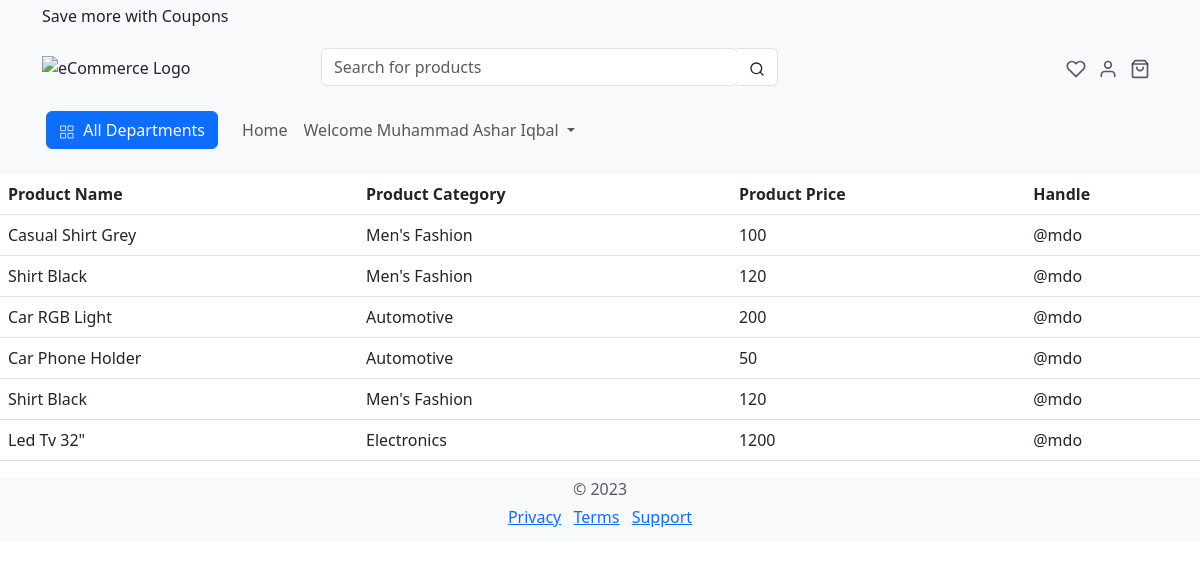
/ecom/wishlist/ (signed in), run on the app's committed database.
### ecom/models.py (models this page shows, shortened)
class Wishlist(models.Model):
    user = models.CharField(max_length=150)
    Name = models.CharField(max_length=25)
    Category= models.ForeignKey(Category, on_delete=models.CASCADE)
    Price= models.IntegerField()
    Image = models.ImageField(upload_to='ecom/images')

class Category(models.Model):
    category_name=models.CharField(max_length=25,default="")
    category_image = models.ImageField(upload_to='ecom/images',default="")
    def __str__(self):
        return self.category_name

### ecom/views.py (the view)
# urls.py: path('wishlist/', views.wishlist, name="Ecom_Wishlist"),
def wishlist(request):
    if request.user.is_authenticated:
        user = User.objects.get(id=request.user.id)
        obj = Wishlist.objects.filter(user=user.username)
        data = {'obj':obj}
        return render(request,'ecom/wishlist.html',data)
    else:
        param={}
        param={"data":'You need to be Logged in '}
        return render(request,'ecom/error.html',param)

### ecom/templates/ecom/wishlist.html
{% extends 'ecom/base.html' %}
    {% block body %}
    <table class="table  table-hover ">
        <thead>
          <tr>
            <th scope="col">Product Name</th>
            <th scope="col">Product Category</th>
            <th scope="col">Product Price</th>
            <th scope="col">Handle</th>
          </tr>
        </thead>
        <tbody>
            {% for i in obj %}
          <tr>
            <td>{{i.Name}}</td>
            <td>{{i.Category}}</td>
            <td>{{i.Price}}</td>
            <td>@mdo</td>
          </tr>
          {% endfor %}
        </tbody>
      </table>
      {% endblock %}

### ecom/templates/ecom/base.html (shortened to what this page needs)
<!doctype html>
<html lang="en">
<head>
    <link href="https://cdn.jsdelivr.net/npm/bootstrap@5.3.0-alpha1/dist/css/bootstrap.min.css" rel="stylesheet"
>
</head>
<body>
    <div class="bg-light py-1">
        <div class="container">
            <div class="row">
                <div class="col-md-6 col-12 text-center text-md-start"><span>Save more with Coupons</span>
                </div>
            </div>
        </div>
    </div>
    <div class="py-4 pt-lg-3 pb-lg-0 bg-light py-1">
        <div class="container">
            <div class="row w-100 align-items-center gx-lg-2 gx-0">
                <div class="col-xxl-2 col-lg-3">
                    <a class="navbar-brand d-none d-lg-block" href="{% url 'Ecom_Home' %}">
                        <img src="./assets/images/logo/freshcart-logo.svg" alt="eCommerce Logo">
                    </a>
                </div>
                <div class="col-xxl-6 col-lg-5 d-none d-lg-block">
                    <form action="/ecom/search/" method="get">
                        <div class="input-group ">
                            <input class="form-control rounded" name="searchbar" type="search"
                                placeholder="Search for products">
                            <span class="input-group-append">
                                <button type="submit"
                                    class="btn bg-white border border-start-0 ms-n10 rounded-0 rounded-end"
                                    type="button">
                                    <svg xmlns="http://www.w3.org/2000/svg" width="16" height="16" viewBox="0 0 24 24"
                                        fill="none" stroke="currentColor" stroke-width="2" stroke-linecap="round"
                                        stroke-linejoin="round" class="feather feather-search">
                                        <circle cx="11" cy="11" r="8"></circle>
                                        <line x1="21" y1="21" x2="16.65" y2="16.65"></line>
                                    </svg>
                                </button>
                            </span>
                        </div>
                    </form>
                </div>
                <div class="col-md-2 col-xxl-1 text-end d-none d-lg-block">
                    <div class="list-inline">
                        <div class="list-inline-item">
                            <a href="{% url 'Ecom_Wishlist' %}" class="text-muted position-relative">
                            </a>
                        </div>
                        <div class="list-inline-item">
                            {% if user.is_authenticated %}
                            <a href="{% url 'UserProfile' %}" class="text-muted">
                                <svg xmlns="http://www.w3.org/2000/svg" width="20" height="20" viewBox="0 0 24 24"
                                    fill="none" stroke="currentColor" stroke-width="2" stroke-linecap="round"
                                    stroke-linejoin="round" class="feather feather-user">
                                    <path d="M20 21v-2a4 4 0 0 0-4-4H8a4 4 0 0 0-4 4v2"></path>
                                    <circle cx="12" cy="7" r="4"></circle>
                                </svg>
                            </a>
                            {% endif %}
                        </div>
                        <div class="list-inline-item">
                            <a class="text-muted position-relative " href="{% url 'Ecom_Cart' %}" role="button"
                                aria-controls="offcanvasRight">
                            </a>
                        </div>
                    </div>
                </div>
            </div>
        </div>
    </div>
    <nav class="bg-light py-1 navbar navbar-expand-lg navbar-light navbar-default py-0 py-lg-4">
        <div class="container px-0 px-md-3">
            <div class="dropdown me-3 d-none d-lg-block">
                <button class="btn btn-primary px-6 " type="button" id="dropdownMenuButton1" data-bs-toggle="dropdown"
                    aria-expanded="false">
                    <span class="me-1">
                        </span> All Departments
                </button>
            </div>
            <div class="offcanvas offcanvas-start p-4 p-lg-0" id="navbar-default">
                <div class="d-none d-lg-block">
                    <ul class="navbar-nav align-items-center ">
                        <li class="nav-item dropdown">
                            <a class="nav-link " href="{% url 'Ecom_Home' %}" role="button" aria-expanded="false">
                                Home
                            </a>
                        <li class="nav-item dropdown">
                            <a class="nav-link dropdown-toggle"  role="button" data-bs-toggle="dropdown"
                                aria-expanded="false">
                                {% if user.is_authenticated %}
                                Welcome {{user.first_name}} {{user.last_name}}
                                {% else %}
                                Manage Account
                                {% endif %}
                            </a>
                </div>
            </div>
    </nav>
    {% block body %}
    {% endblock %}
    <footer class="text-muted text-center text-small bg-light">
        <p class="mb-1">© 2023</p>
        <ul class="list-inline">
            <li class="list-inline-item"><a href="#">Privacy</a></li>
            <li class="list-inline-item"><a href="#">Terms</a></li>
            <li class="list-inline-item"><a href="#">Support</a></li>
        </ul>
    </footer>
</body>
</html>

### ecom/templates/ecom/base.html (style rules this page uses)
footer { height: 4rem; }

### data on the page
Wishlist: Name "Casual Shirt Grey", Category "Men's Fashion", Price "100"
Wishlist: Name "Shirt Black", Category "Men's Fashion", Price "120"
Wishlist: Name "Car RGB Light", Category "Automotive", Price "200"
Wishlist: Name "Car Phone Holder", Category "Automotive", Price "50"
Wishlist: Name "Shirt Black", Category "Men's Fashion", Price "120"
Wishlist: Name "Led Tv 32\"", Category "Electronics", Price "1200"

### other printed values
{{ user.first_name }} "Muhammad Ashar"
{{ user.last_name }} "Iqbal"
